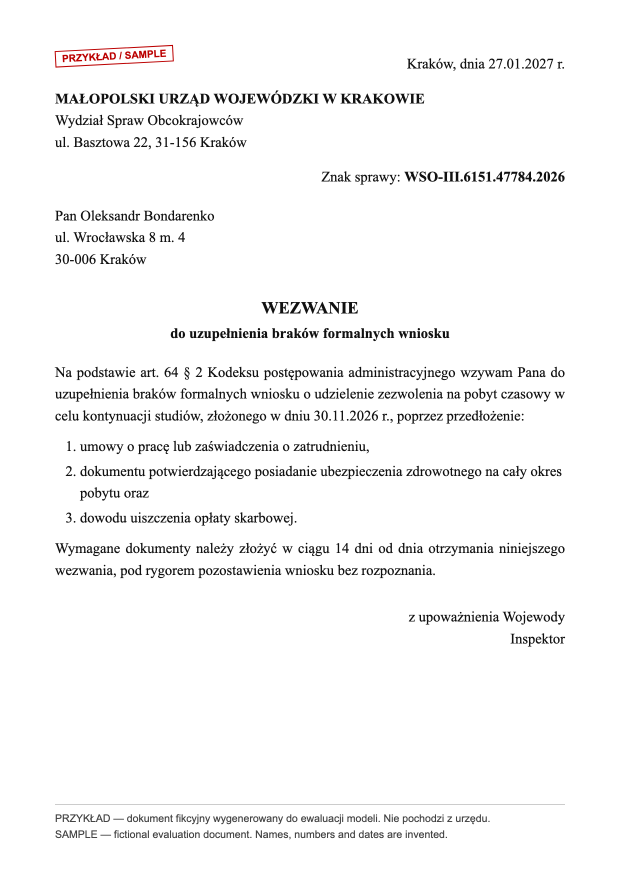
#> input picture eval/data/images/L01_clean.png, 1240 x 1754 px (shown at 1/2 size); its folder holds 4 pictures in this run
$ python make_photos.py
#> lines starting #> are read from the running program, lines starting #| are printed output that depends on the picture; after the words box and inside, x2 and y2 are one past the last pixel; in counts of white or black regions, pixels touching at a corner belong together
"""Makes two photo-like variants per clean letter (rotation, perspective, shadow, blur, noise, JPEG) and
transforms the truth box with the same homography. Run: python3 -I eval/data/make_photos.py"""
import json, math, os, random
import numpy as np
from PIL import Image, ImageDraw, ImageFilter

HERE = os.path.dirname(os.path.abspath(__file__))
IMG = os.path.join(HERE, "images")
CW, CH = 1500, 2000  # canvas, long side 2000 like the app's client downscale


def solve_h(src, dst):
    """Homography mapping src quad -> dst quad (4 points each)."""
    A, b = [], []
    for (x, y), (u, v) in zip(src, dst):
        A.append([x, y, 1, 0, 0, 0, -u * x, -u * y]); b.append(u)
        A.append([0, 0, 0, x, y, 1, -v * x, -v * y]); b.append(v)
    h = np.linalg.solve(np.array(A, float), np.array(b, float))
    return np.append(h, 1).reshape(3, 3)


def apply(H, pts):
    out = []
    for x, y in pts:
        p = H @ np.array([x, y, 1.0])
        out.append((p[0] / p[2], p[1] / p[2]))
    return out


def desk(rng):
    base = np.array([rng.randint(70, 150), rng.randint(60, 120), rng.randint(40, 100)], float)
    yy, xx = np.mgrid[0:CH, 0:CW]
    grad = 1 + 0.25 * (xx / CW - 0.5) * rng.choice([-1, 1]) + 0.2 * (yy / CH - 0.5)
    noise = np.random.default_rng(rng.randint(0, 1 << 30)).normal(0, 6, (CH, CW, 1))
    arr = base[None, None, :] * grad[..., None] + noise
    return Image.fromarray(np.clip(arr, 0, 255).astype("uint8"))


def variant(clean, box, seed, level):
    rng = random.Random(seed)
    W, H = clean.size
    ang = rng.uniform(3, 8) * rng.choice([-1, 1]) if level == 0 else rng.uniform(3, 6) * rng.choice([-1, 1])
    scale = rng.uniform(0.80, 0.92) if level == 0 else rng.uniform(0.72, 0.86)
    pw, ph = CW * scale, CW * scale * H / W
    cx, cy = CW / 2 + rng.uniform(-40, 40), CH / 2 + rng.uniform(-40, 40)
    pts = [(-pw / 2, -ph / 2), (pw / 2, -ph / 2), (pw / 2, ph / 2), (-pw / 2, ph / 2)]
    t = math.radians(ang)
    jit = (0.03 if level == 0 else 0.06) * pw
    dst = []
    for x, y in pts:
        xr, yr = x * math.cos(t) - y * math.sin(t), x * math.sin(t) + y * math.cos(t)
        dst.append((cx + xr + rng.uniform(-jit, jit), cy + yr + rng.uniform(-jit, jit)))
    src = [(0, 0), (W, 0), (W, H), (0, H)]
    Hm = solve_h(src, dst)
    inv = np.linalg.inv(Hm)
    coeffs = tuple((inv / inv[2, 2]).flatten()[:8])
    # shadow under the page
    canvas = desk(rng).convert("RGBA")
    sh = Image.new("L", (CW, CH), 0)
    ImageDraw.Draw(sh).polygon([(x + 18, y + 26) for x, y in dst], fill=150)
    sh = sh.filter(ImageFilter.GaussianBlur(22))
    canvas.paste(Image.new("RGBA", (CW, CH), (0, 0, 0, 255)), (0, 0), sh)
    warped = clean.convert("RGB").transform((CW, CH), Image.PERSPECTIVE, coeffs, Image.BICUBIC)
    mask = Image.new("L", (W, H), 255).transform((CW, CH), Image.PERSPECTIVE, coeffs, Image.BILINEAR)
    canvas.paste(warped.convert("RGBA"), (0, 0), mask)
    img = canvas.convert("RGB")
    # uneven lighting (a soft diagonal falloff) and a soft shadow cast across part of the page
    yy, xx = np.mgrid[0:CH, 0:CW]
    ux, uy = math.cos(rng.uniform(0, 6.28)), math.sin(rng.uniform(0, 6.28))
    light = 1 - (0.10 if level == 0 else 0.20) * ((xx * ux + yy * uy) / (CW + CH) + 0.5)
    arr = np.asarray(img, float) * light[..., None]
    arr += np.random.default_rng(seed).normal(0, 4 if level == 0 else 8, arr.shape)
    img = Image.fromarray(np.clip(arr, 0, 255).astype("uint8"))
    img = img.filter(ImageFilter.GaussianBlur(rng.uniform(0.5, 0.9) if level == 0 else rng.uniform(1.0, 1.6)))
    x1, y1, x2, y2 = box
    q = apply(Hm, [(x1, y1), (x2, y1), (x2, y2), (x1, y2)])
    nb = [round(min(p[0] for p in q)), round(min(p[1] for p in q)), round(max(p[0] for p in q)), round(max(p[1] for p in q))]
    return img, nb, round(ang, 1)


def main():
    labels = json.load(open(os.path.join(HERE, "labels.json")))
#> (reads eval/data/labels.json from the repository)
    for i, lab in enumerate(labels):
        lab["images"] = lab["images"][:1]
        clean = Image.open(os.path.join(IMG, lab["images"][0]["file"]))
#> clean is the input picture: PIL image 1240x1754 RGB; mean R, G, B 246.7, 246.4, 246.4
        box = lab["images"][0]["box"]
        for level, name in enumerate(["photoA", "photoB"]):
            img, nb, ang = variant(clean, box, 1000 * i + level + 7, level)
            fn = f"{lab['id']}_{name}.jpg"
            img.save(os.path.join(IMG, fn), "JPEG", quality=82)
            lab["images"].append({"file": fn, "variant": name, "size": [CW, CH], "box": nb, "rotationDeg": ang})
#> this loop made 2 passes
#> (nb, ang) on passes 1 to 2: ([188, 1205, 1247, 1379], -4.6), ([279, 1117, 1186, 1245], 3.7)
#> pass 1, in variant, `canvas = desk(rng).convert("RGBA")`:
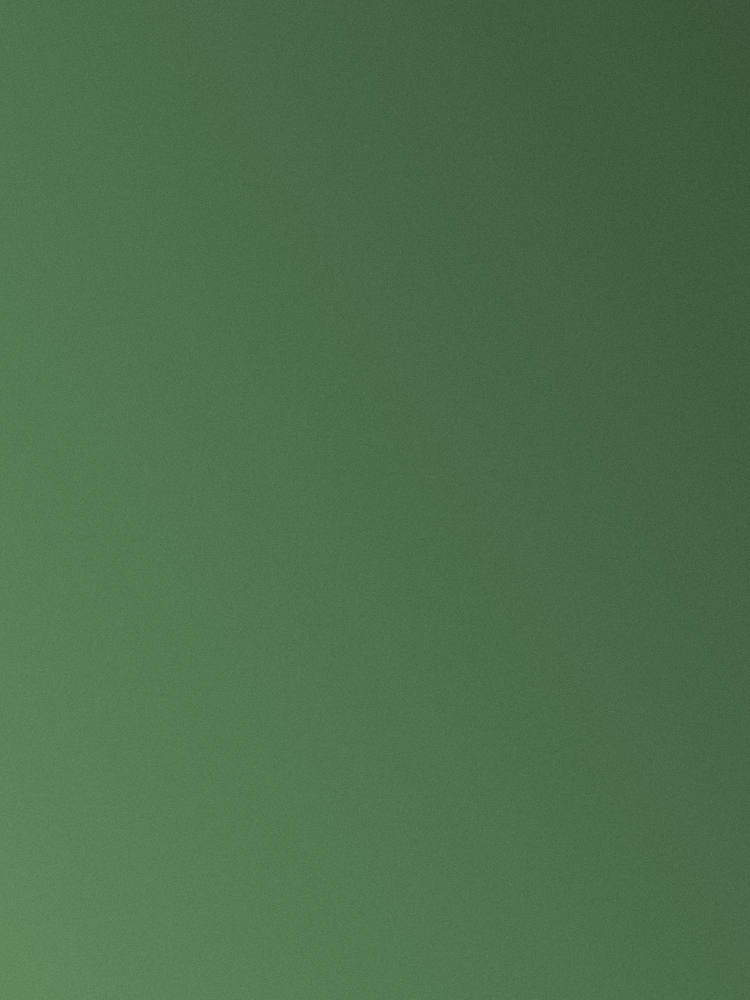
#> canvas: PIL image 1500x2000 RGBA (shown at 1/2 size); mean R, G, B, A 76.5, 111.5, 75.5, 255
#> pass 1, in variant, `sh = sh.filter(ImageFilter.GaussianBlur(22))`:
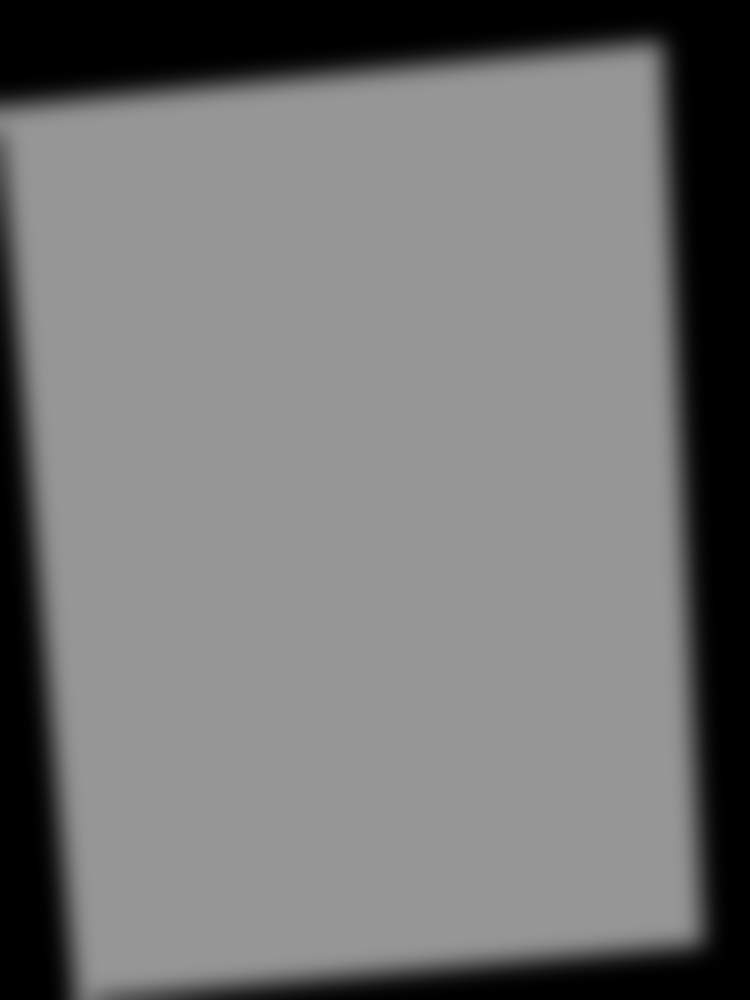
#> sh: PIL image 1500x2000 L (shown at 1/2 size); min 0, max 150, mean 116.9
#> pass 1, in variant, `warped = clean.convert("RGB").transform((CW, CH), Image.PERSPECTIVE, c..`:
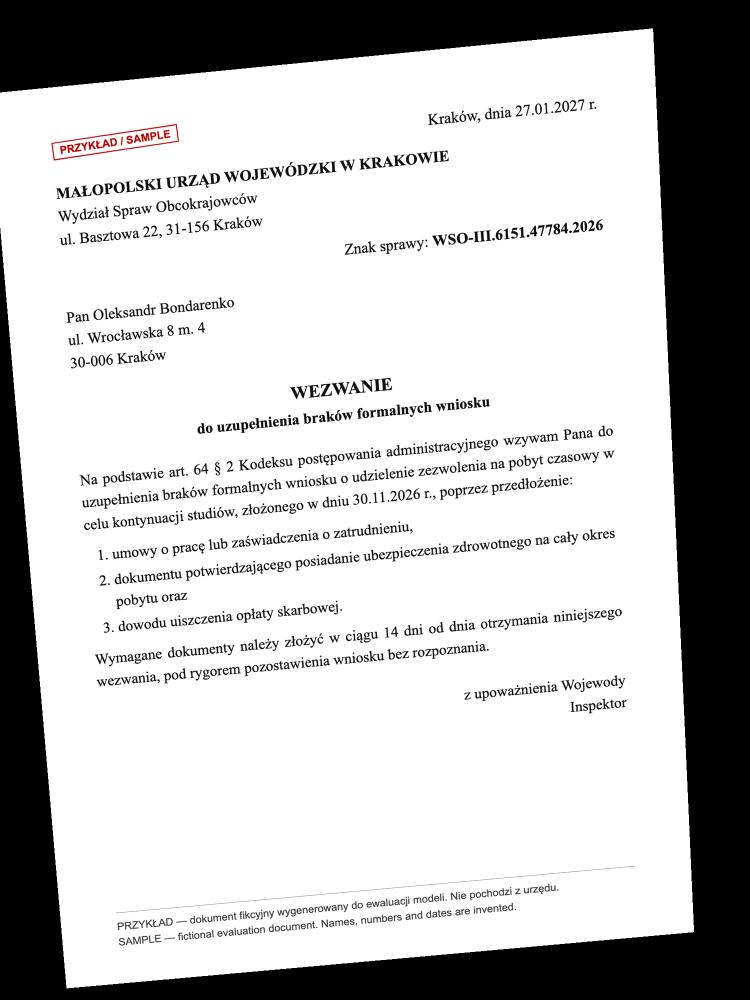
#> warped: PIL image 1500x2000 RGB (shown at 1/2 size); mean R, G, B 191.8, 191.6, 191.6
#> after the loop:
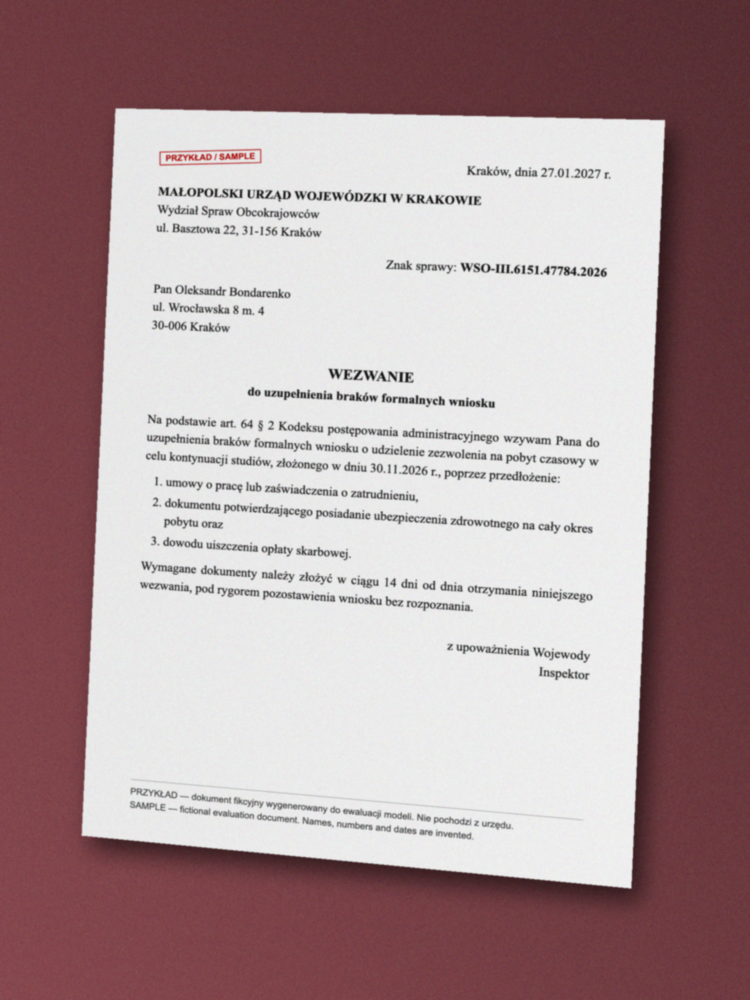
#> img: PIL image 1500x2000 RGB (shown at 1/2 size); mean R, G, B 172.8, 150.1, 152.5
#> pass 2 of the loop in main, `for i, lab in enumerate(labels):`:
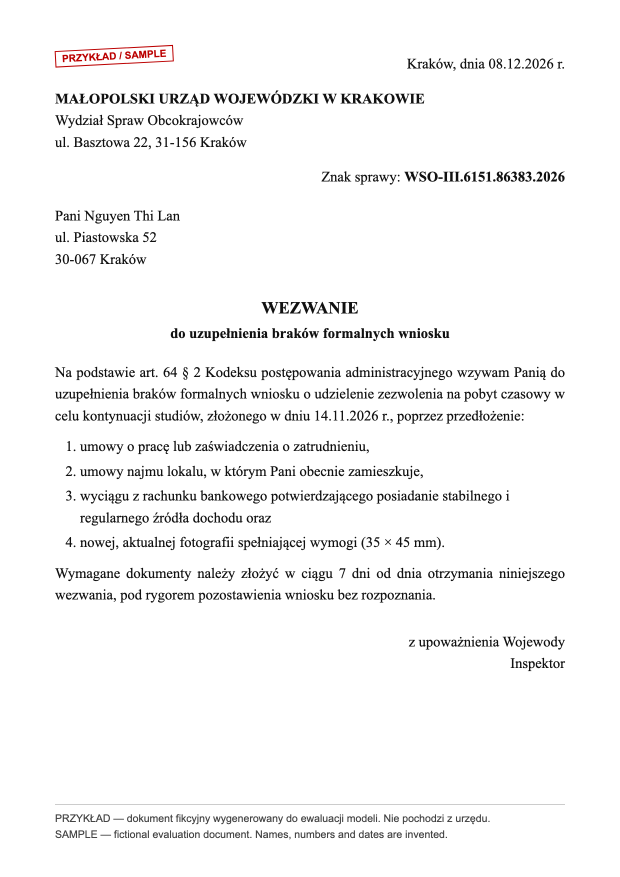
#> input picture eval/data/images/L02_clean.png, 1240 x 1754 px (shown at 1/2 size)
#> in main, clean is the input picture: PIL image 1240x1754 RGB; mean R, G, B 246, 245.8, 245.8
#> the loop in main, `for level, name in enumerate(["photoA", "photoB"]):` made 2 passes
#> (nb, ang) on passes 1 to 2: ([263, 1244, 1372, 1461], -7.3), ([241, 1218, 1237, 1373], 4.6)
#> pass 1, in variant (call 3), `mask = Image.new("L", (W, H), 255).transform((CW, CH), Image.PERSPECTI..`:
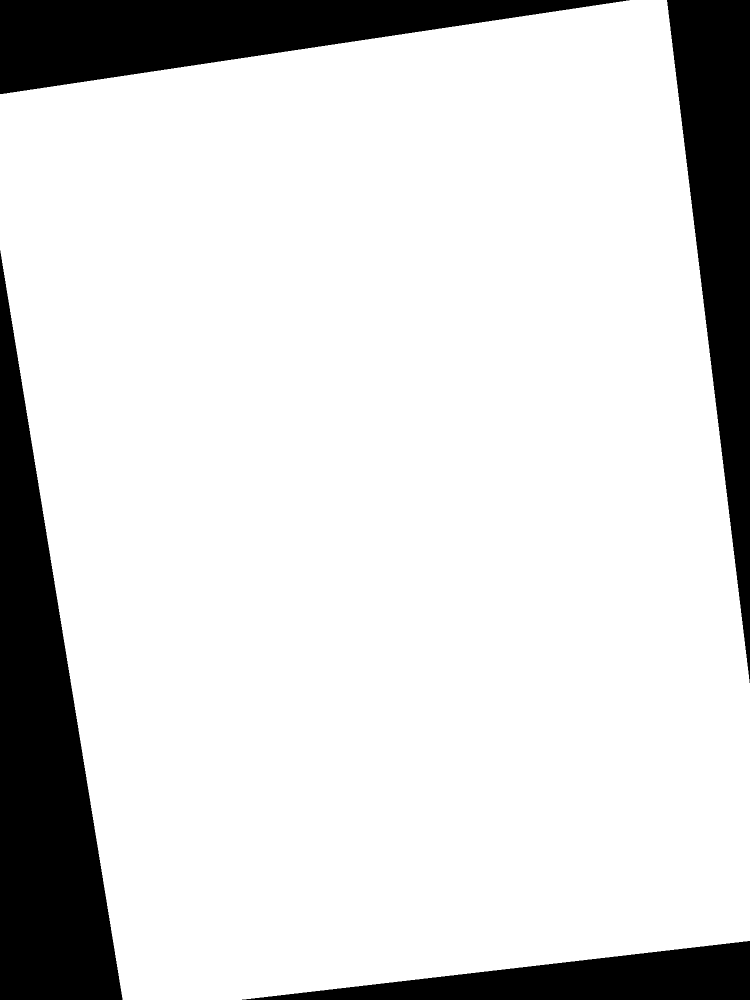
#> mask: PIL image 1500x2000 L (shown at 1/2 size); 84.1% white; 4 black regions, box (x1, y1, x2, y2) and area: (0, 501, 245, 2000) 184191, (0, 0, 1259, 188) 118994, (1334, 0, 1500, 1366) 113701, (484, 1882, 1500, 2000) 60213
#> after the loop in main, `for level, name in enumerate(["photoA", "photoB"]):`:
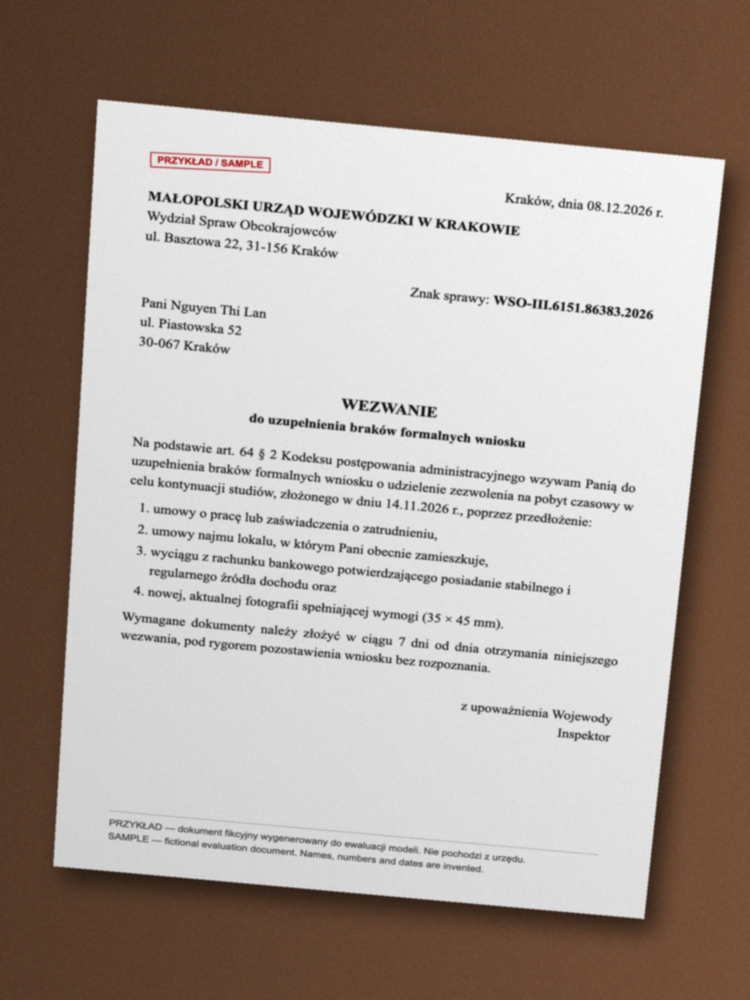
#> img: PIL image 1500x2000 RGB (shown at 1/2 size); mean R, G, B 170.5, 159.2, 152.3
    json.dump(labels, open(os.path.join(HERE, "labels.json"), "w"), indent=2, ensure_ascii=False)
    print(len(labels), "letters,", sum(len(l["images"]) for l in labels), "images")


#> (the run stopped early here; a loop or call above may not have finished)
